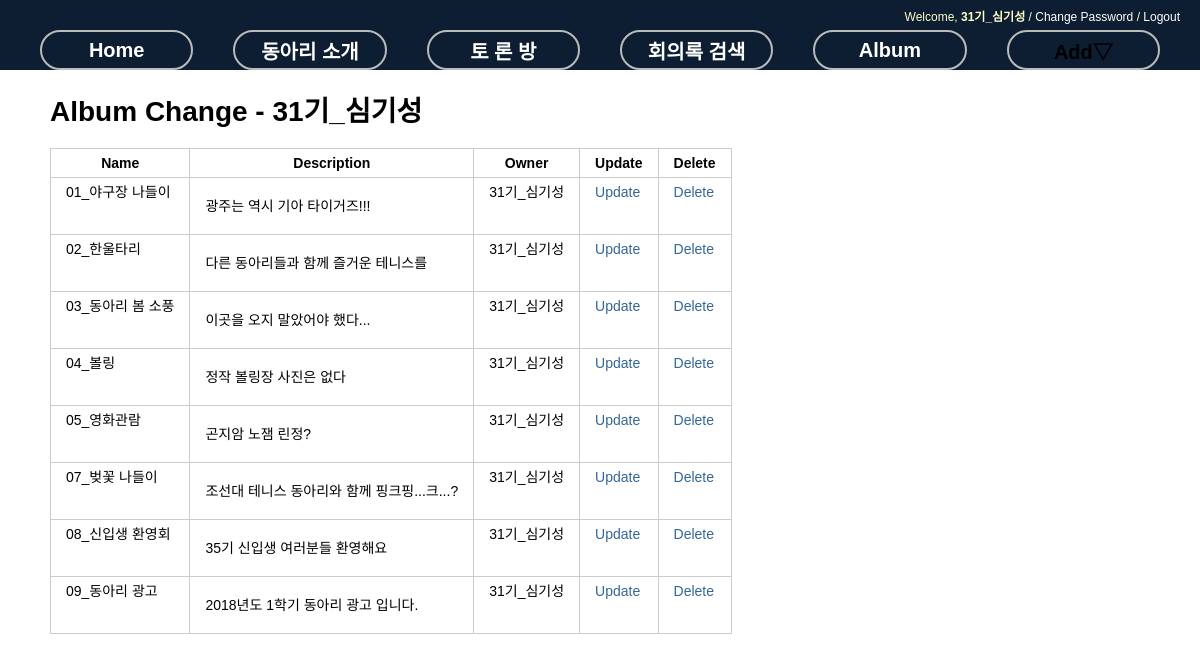
Page /photo/album/change/ (signed in) on the committed database.
### photo/models.py (models this page shows, shortened)
@python_2_unicode_compatible
class Album(models.Model):
    name = models.CharField(max_length=50)
    description = models.CharField('One Line Description', max_length=100, blank=True)
    owner = models.ForeignKey(User, null=True)
    class Meta:
        ordering = ['name']

### photo/views.py (the view)
class AlbumChangeLV(LoginRequiredMixin, ListView):
    template_name = 'photo/album_change_list.html'
    def get_queryset(self):
        return Album.objects.filter(owner=self.request.user)

### photo/templates/photo/album_change_list.html (shortened to what this page needs)
{% extends "base.html" %}
{% block content %}
<div id="content">
    <h1>Album Change - {{user}}</h1>
    <table class="change-list">
        <tr>
            <th>Name</th>
            <th>Description</th>
            <th>Owner</th>
            <th>Update</th>
            <th>Delete</th>
        </tr>
        {% for item in object_list %}
        <tr>
            <td>{{ item.name }}</td>
            <td>{{ item.description|linebreaks }}</td>
            <td>{{ item.owner }}</td>
            <td><a href="{% url 'photo:album_update' item.id %}">Update</a></td>
            <td><a href="{% url 'photo:album_delete' item.id %}">Delete</a></td>
        </tr>
        {% endfor %}
    </table>
</div>
{% endblock %}

### templates/base.html (shortened to what this page needs)
<!DOCTYPE html>
<html lang="ko">
<head>
{% load staticfiles %}
<link rel="stylesheet" type="text/css" href="{% block stylesheet %}{% static "css/base.css" %}{% endblock %}" />
<link rel="stylesheet" type="text/css" href="{% block extrastyle %}{% endblock %}" />
</head>
<body>
    <div id="header">
    {% if user.is_active %}
    <h4 class="welcome">Welcome,
                <strong>{% firstof user.get_short_name user.get_username %}</strong> /
                <a href="{% url 'password_change' %}">Change Password</a> /
                <a href="{% url 'logout' %}">Logout</a>
    </h4>
    {% else %}
    <h4 class="welcome">Welcome, Anonymous /
                <a href="{% url 'login' %}">Login</a> /
                <a href="{% url 'register' %}">Register</a>
    </h4>
    {% endif %}
</div>
<div id="menu">
    <li><a href="{% url 'home' %}">Home</a></li>
    <li><a href="{% url 'bookmark:index' %}">동아리 소개</a></li>
    <li><a href="{% url 'blog:index' %}">토 론 방</a></li>
    <li><a href="{% url 'blog:search' %}">회의록 검색</a></li>
    <li><a href="{% url 'photo:index' %}">Album</a></li>
       <li>Add&bigtriangledown;
    </li>
</div>
{% block content %}{% endblock %}
</body>
</html>

### static/css/base.css (style rules this page uses)
body { font-family: "Lucida Grande", Verdana, Arial, sans-serif; font-size: 14px; }
div#header { position: absolute; top: 0px; left: 0px; height: 30px; width: 100%; display: table; background: #0D1E32; }
div#menu { position: absolute; top: 30px; left: 0px; height: 40px; width: 100%; display: table; table-layout: fixed; border-spacing: 40px 0px; background: #0D1E32; font-size: 20px; }
div#content { position: absolute; top: 70px; left: 50px; right: 50px; }
.welcome { display: table-cell; vertical-align: middle; text-align: right; padding-right: 20px; color: #ffc; font-weight: normal; font-size: 12px; }
.welcome a:link, .welcome a:visited { color: white; }
div#menu a:link, div#menu a:visited { color: white; }
div#menu > li { display: table-cell; vertical-align: middle; border: 2px solid #bbb; border-radius: 25px; text-align: center; font-weight: bold; }
a:link, a:visited { color: #369; text-decoration: none; }
table { border-collapse: collapse; }
td, th { line-height: 18px; border-bottom: 1px solid #eee; vertical-align: top; padding: 5px 15px; font-family: "Lucida Grande", Verdana, Arial, sans-serif; }
table.change-list, table.change-list th, table.change-list td { border: 1px solid #ccc; }

### rows in the picture
Album: name "01_야구장 나들이", description "광주는 역시 기아 타이거즈!!!", owner "31기_심기성"
Album: name "02_한울타리", description "다른 동아리들과 함께 즐거운 테니스를", owner "31기_심기성"
Album: name "03_동아리 봄 소풍", description "이곳을 오지 말았어야 했다...", owner "31기_심기성"
Album: name "04_볼링", description "정작 볼링장 사진은 없다", owner "31기_심기성"
Album: name "05_영화관람", description "곤지암 노잼 린정?", owner "31기_심기성"
Album: name "07_벚꽃 나들이", description "조선대 테니스 동아리와 함께 핑크핑...크...?", owner "31기_심기성"
Album: name "08_신입생 환영회", description "35기 신입생 여러분들 환영해요", owner "31기_심기성"
Album: name "09_동아리 광고", description "2018년도 1학기 동아리 광고 입니다.", owner "31기_심기성"

### other values in the picture
{{ user }} "31기_심기성"
